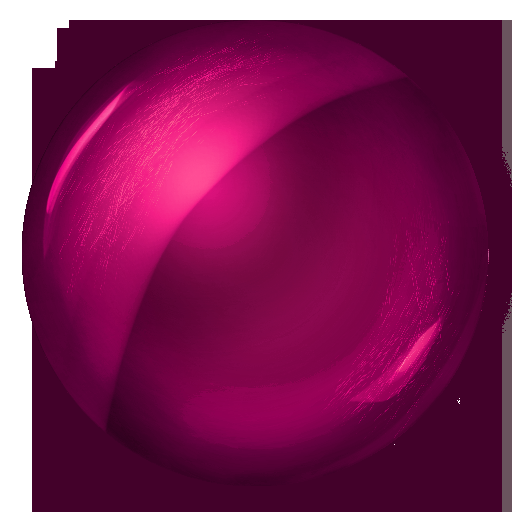
#> input picture DanceGame/circle.png, 512 x 512 px, given in place of the camera
$ python TicTacCV.py
#> lines starting #> are read from the running program, lines starting #| are printed output that depends on the picture
### TicTacCV/TicTacToe.py
O = -1
X = 1


class TicTacToe:
    def __init__(self):
        self.board = [None] * 9
        self.playersTurn = X

    def printBoard(self):
        print(self.board)

    def changePlayer(self):
        self.playersTurn *= -1

    # [43 lines left out: functions isValidMove, getPlayerChar, getCharAtBoardPos, makeMove, checkWinner, not called in this run]

    def newBoard(self):
        self.board = [None] * 9
        self.playersTurn = X

    # [4 lines left out: function checkDraw, not called in this run]

# [19 lines of commented-out code are left out]

### TicTacCV/TicTacCV.py
import cv2
import numpy as np
import time
from TicTacToe import TicTacToe

# CONSTANTS
WINDOW_WIDTH = 680
WINDOW_HEIGHT = 420
WHITE = (255, 255, 255)
RED = (0, 0, 255)
GREEN = (0, 255, 0)
YELLOW = (0, 255, 255)
MAGENTA = (255, 0, 255)
gridRows = 3
gridCols = 3
TIMER_S = 1.5
END_SCREEN_S = 5
#tmp_matrix = np.arange(gridRows * gridCols).reshape((gridRows, gridCols))


def hasTimerPassed(startTime, passedSeconds):
    if time.time() - startTime >= passedSeconds:
        return True
    return False

def initCamera():
    camera = cv2.VideoCapture(0)
    camera.set(cv2.CAP_PROP_FRAME_WIDTH, WINDOW_WIDTH)
    camera.set(cv2.CAP_PROP_FRAME_HEIGHT, WINDOW_HEIGHT)
    return camera


def nothing(x):
    pass


def initTrackbars():
    cv2.namedWindow("Trackbars")
    cv2.createTrackbar("LH", "Trackbars", 0, 255, nothing)
    cv2.createTrackbar("LS", "Trackbars", 92, 255, nothing)
    cv2.createTrackbar("LV", "Trackbars", 18, 255, nothing)
    cv2.createTrackbar("UH", "Trackbars", 25, 255, nothing)
    cv2.createTrackbar("US", "Trackbars", 255, 255, nothing)
    cv2.createTrackbar("UV", "Trackbars", 117, 250, nothing)


def getTrackBarsValues():
    l_h = cv2.getTrackbarPos("LH", "Trackbars")
    l_s = cv2.getTrackbarPos("LS", "Trackbars")
    l_v = cv2.getTrackbarPos("LV", "Trackbars")

    u_h = cv2.getTrackbarPos("UH", "Trackbars")
    u_s = cv2.getTrackbarPos("US", "Trackbars")
    u_v = cv2.getTrackbarPos("UV", "Trackbars")

    return [l_h, l_s, l_v], [u_h, u_s, u_v]


def extractSkinFromImage(image, lower_bound, upper_bound):
    mask = cv2.inRange(image, lower_bound, upper_bound)

    blurMask = cv2.medianBlur(mask, 25)
    mask1 = cv2.morphologyEx(blurMask, cv2.MORPH_OPEN, np.ones((3, 3), np.uint8), iterations=2)
    mask1 = cv2.morphologyEx(mask1, cv2.MORPH_DILATE, np.ones((3, 3), np.uint8))

    result1 = cv2.bitwise_and(image, image, mask=mask1)
    result1 = cv2.cvtColor(result1, cv2.COLOR_HSV2BGR)

    kernel = np.ones((5, 5), np.uint8) / 25
    mask2 = cv2.erode(mask1, kernel, iterations=2)
    mask2 = cv2.dilate(mask2, kernel, iterations=2)

    result = cv2.bitwise_and(result1, result1, mask=mask2)
    return result

def divideImageInBlocks(image, rows = 2, cols = 2, drawLines = False):
    height = image.shape[0]
    width = image.shape[1]
    blockList = list()

    for i in range(rows):
        for j in range(cols):
            block = image[int(i*height/rows):int(i*height/rows+height/rows), int(j*width/cols):int(j *width/cols+width/cols)]
            #cv2.imshow("Block: " + str(i) + str(j), block)
            if drawLines:
                cv2.line(image, (int(j*width/cols+width/cols), 0), (int(j*width/cols+width/cols), height), color=WHITE, lineType=cv2.LINE_AA, thickness=1)
            blockList.append(block)
        if drawLines:
            cv2.line(image, (0, int(i * height / rows + height / rows)), (width, int(i * height / rows + height / rows)), color=WHITE, lineType=cv2.LINE_AA, thickness=1)
    return blockList

# If the block fulfills the requirement for activation, return the number of non-black pixels in the block
# If not returns 0
def isBlockPressed(block, triggerPercentage = 0.5):
    grayBlock = cv2.cvtColor(block, cv2.COLOR_BGR2GRAY)
    totalNumPixels = grayBlock.shape[0] * grayBlock.shape[1]
    requiredNumPixels = totalNumPixels * triggerPercentage
    nonZeroPixels = cv2.countNonZero(grayBlock)

    if(nonZeroPixels >= requiredNumPixels):
        #print(nonZeroPixels)
        return nonZeroPixels

    return 0

def drawBlockRectengle(image, start_cordinates, rectengleHeight, rectengleWidth, color=RED):
    start_position = (start_cordinates[1] * rectengleHeight, start_cordinates[0] * rectengleWidth)
    end_position = (start_position[0] + rectengleHeight, start_position[1] + rectengleWidth)
    cv2.rectangle(image,start_position,end_position,color,2)
    return None

def drawCharacters(image, char, cordPos, rectengleHeight, rectengleWidth, color=WHITE):
    position = (cordPos[1] * rectengleHeight + 40, cordPos[0] * rectengleWidth + rectengleWidth - 20)
    cv2.putText(image, char, position, cv2.FONT_HERSHEY_SIMPLEX, 6, color, 2)

def drawWinningLine(image, startPos, endPos, rectengleHeight, rectengleWidth):
    startPos = (startPos[1] * rectengleHeight + rectengleHeight//2, startPos[0] * rectengleWidth + rectengleWidth//2)
    endPos = (endPos[1] * rectengleHeight + rectengleHeight//2, endPos[0] * rectengleWidth + rectengleWidth//2)
    cv2.line(image, startPos, endPos, color=YELLOW, lineType=cv2.LINE_AA, thickness=2)

def mainLoop(camera):
    start_time = time.time()
    timer_active = False
    pressedBlockIndex = -1
    pressedBlockNonBlackPixes = 0
    game = TicTacToe()
    winner_pos = None
    isDraw = False

    while True:

        lower, upper = getTrackBarsValues()
        lower_bound = np.array(lower)
        upper_bound = np.array(upper)

        (_, image) = camera.read()
#> image is the input picture: shape (512, 512, 3); mean B, G, R 85.8, 31.4, 127.4
        image = cv2.flip(image, 1)
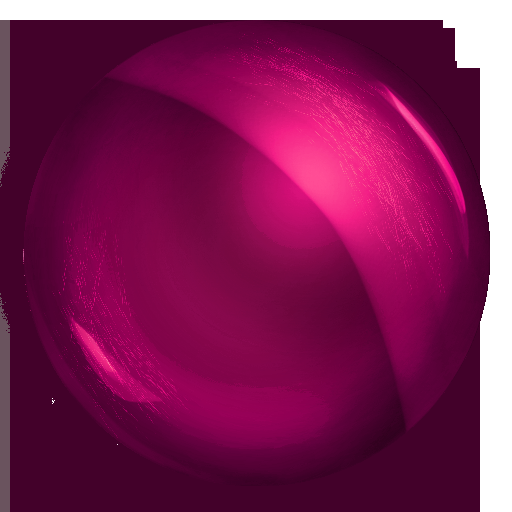
#> image: shape (512, 512, 3); mean B, G, R 85.8, 31.4, 127.4
        hsv = cv2.cvtColor(image, cv2.COLOR_BGR2HSV)
#> hsv: shape (512, 512, 3); mean H, S, V 146.2, 219.3, 127.4

        skinImage = extractSkinFromImage(hsv, lower_bound, upper_bound)
#> in extractSkinFromImage, `mask = cv2.inRange(image, lower_bound, upper_bound)`: mask: shape (512, 512); every value is 0
#> in extractSkinFromImage, `result1 = cv2.bitwise_and(image, image, mask=mask1)`: result1: shape (512, 512, 3); every value is 0
        blocks = divideImageInBlocks(skinImage, gridRows, gridCols, True)
#> after the loop in divideImageInBlocks, `for i in range(rows):`:
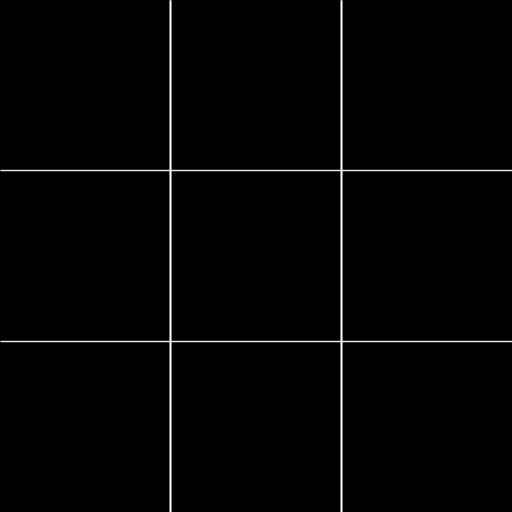
#> image: shape (512, 512, 3); min 0, max 255, mean 3.4
#> after the loop in divideImageInBlocks, `for i in range(rows):`: blockList = 9 items
#> blocks = 9 items

        # Checking if a hand is present in one of the blocks,
        # If yes, then start the timer for activation
        blockW = blocks[0].shape[0]
#> blockW = 170
        blockH = blocks[0].shape[1]
#> blockH = 170
        pressedBlock = False
        for i in range(len(blocks)):
            if game.board[i] is not None:
                matrixPos = (i // gridRows, i % gridRows)
                if winner_pos is not None and i in winner_pos:
                    drawCharacters(skinImage, game.getCharAtBoardPos(i), matrixPos, blockH, blockW, GREEN)
                else:
                    drawCharacters(skinImage, game.getCharAtBoardPos(i), matrixPos, blockH, blockW)

            numSkinPixels = isBlockPressed(blocks[i], 0.4)
            if numSkinPixels > 0:
                if i != pressedBlockIndex:
                    if numSkinPixels > pressedBlockNonBlackPixes:
                        start_time = time.time()
                        timer_active = True
                        pressedBlockIndex = i
                        pressedBlockNonBlackPixes = numSkinPixels

                pressedBlock = True
#> this loop made 9 passes
#> (totalNumPixels in isBlockPressed, requiredNumPixels in isBlockPressed, nonZeroPixels in isBlockPressed) on passes 1 to 9: (28900, 11560, 339), (29070, 11628, 678), (29070, 11628, 509), (29070, 11628, 678), (29241, 11696.4, 1017), (29241, 11696.4, 849), (29070, 11628, 509), (29241, 11696.4, 849), (29241, 11696.4, 680)
#> pass 2, in isBlockPressed (call 2), `grayBlock = cv2.cvtColor(block, cv2.COLOR_BGR2GRAY)`:
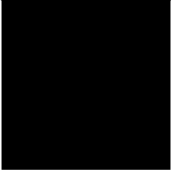
#> grayBlock: shape (170, 171); min 0, max 255, mean 3.3
#> after the loop, pressedBlockIndex = -1; pressedBlockNonBlackPixes = 0; start_time = 1.8e+09; timer_active = False

        if not pressedBlock:
            timer_active = False
            pressedBlockNonBlackPixes = 0
            pressedBlockIndex = -1
        elif pressedBlockIndex >= 0:
            matrixPos = (pressedBlockIndex // gridRows, pressedBlockIndex % gridRows)
            drawBlockRectengle(skinImage, matrixPos, blockH, blockW)


        if winner_pos is not None:
            matrixPosStart = (winner_pos[0] // gridRows, winner_pos[0] % gridRows)
            matrixPosEnd = (winner_pos[2] // gridRows, winner_pos[2] % gridRows)
            drawWinningLine(skinImage,matrixPosStart, matrixPosEnd,blockH,blockW)
            cv2.putText(skinImage, "Winner is " + game.getCharAtBoardPos(winner_pos[0]), (5,20), cv2.FONT_HERSHEY_SIMPLEX, 0.8, MAGENTA, 2)
        elif isDraw:
            cv2.putText(skinImage, "DRAW / TIE", (5, 20),
                        cv2.FONT_HERSHEY_SIMPLEX, 0.8, MAGENTA, 2)

        cv2.imshow("Final Result", skinImage)
        #cv2.imshow("Block 1", blocks[0])

        if isDraw or winner_pos is not None:
            # Restart the game
            if hasTimerPassed(start_time, END_SCREEN_S):
                game.newBoard()
                timer_active = False
                pressedBlockNonBlackPixes = 0
                pressedBlockIndex = -1
                isDraw = False
                winner_pos = None
        else:
            if timer_active and hasTimerPassed(start_time, TIMER_S):
                print(str(TIMER_S) + " Seconds have passed!")
                print("Block " + str(pressedBlockIndex) + " is pressed!")
                if game.makeMove(game.playersTurn, pressedBlockIndex):
                    game.printBoard()
                    winner_pos = game.checkWinner(game.playersTurn)
                    if winner_pos is not None:
                        print("Winner is " + game.getPlayerChar())
                    elif game.checkDraw():
                        isDraw = True
                        print("DRAW")

                    game.changePlayer()
                else:
                    print("INVALID MOVE")

                timer_active = False
                pressedBlockNonBlackPixes = 0
                pressedBlockIndex = -1

        if cv2.waitKey(1) != -1:
#> (key Esc is pressed here)
            break


if __name__ == "__main__":
    initTrackbars()
    camera = initCamera()

    mainLoop(camera)

    cv2.destroyAllWindows()
    camera.release()
